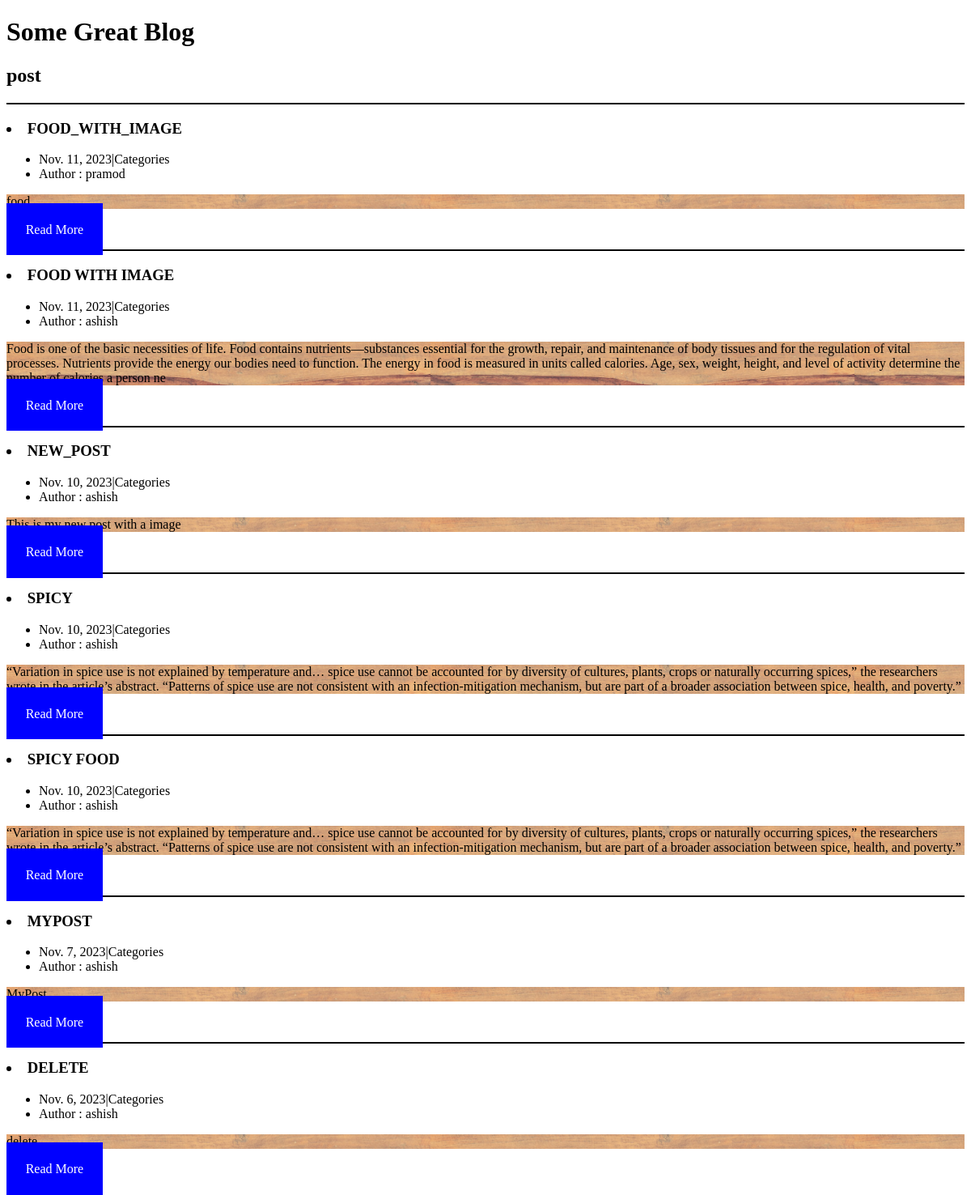
Screenshot of /category/post with the database file from the repository.
### blog/models.py (models this page shows, shortened)
class Category(models.Model):
    name = models.CharField(max_length=30)

class Post(models.Model):
    title = models.CharField(max_length=250)
    body = models.TextField()
    created_on = models.DateTimeField(auto_now_add=True)
    last_modified = models.DateTimeField(auto_now=True)
    categories  = models.ManyToManyField("Category" ,related_name="posts")
    authen = models.ForeignKey(User, on_delete=models.CASCADE)
    slug=models.SlugField(null=False,unique=True)
    image = models.ImageField(upload_to='images/', null=True, blank=True)

### blog/views.py (the view)
# urls.py: path('category/<category>',views.blog_category,name="blog-category"),
def blog_category(request,category):
    posts=Post.objects.filter(categories__name__contains=category).order_by("-created_on")
    context={
        "posts":posts,
        "category":category,
    }
    return render(request,"blog/category.html",context)

### blog/templates/blog/category.html
{% extends "blog/index.html" %}
{% block page_title %}
    <h2>{{category}}</h2>
{% endblock %}

### blog/templates/blog/index.html (shortened to what this page needs)
{% extends "base1.html" %}
{% block page_content %}
    {% block post %}
    <div class="blog-card">
        <div class="meta">
                {% for post in posts %}
                <hr style="height:2px;border-width:0;color:black;background-color:black">
                <div class="blog">
                        <h3><li>{{post.title|upper}}</li></h3>
                        <ul class="details">
                            <li class="date">{{post.created_on.date}}|Categories</li>
                            <li class="author">Author : {{ post.authen.username }}</li>
                        </ul>
                    </div>
                    <div class="description">
                        <p id="body">{{post.body|slice:"400"}}</p>
                        <p class="read-more">
                            <a onclick="window.location = 'blog-details/{{ post.slug }}/{{ auth_id }}'">Read More</a>
                        </p>
                    </div>
                {% endfor %}
        </div>
    </div>
    {% endblock %}
{% endblock %}

### blog/templates/base1.html (shortened to what this page needs)
<!DOCTYPE html>
<html lang="en">
<head>
    <link rel="stylesheet" href="https://unpkg.com/simpledotcss@2.0.0/simple-v1.css">
    <link rel="stylesheet" href="#">
</head>
<body>
<h1>Some Great Blog</h1>
{% block page_title %}{% endblock page_title %}
{% block page_content %}{% endblock page_content %}
</body>
</html>

### blog/templates/base1.html (style rules this page uses)
.description #body { background-image:url("/static/images/blog9.png"); }
.description .read-more a { background-color: blue; padding: 2%; color: white; }

### rows the page displays
Category: name "post"
Post: title "FOOD_WITH_IMAGE", created_on "Nov. 11, 2023", authen.username "pramod", body "food"
Post: title "FOOD WITH IMAGE", created_on "Nov. 11, 2023", authen.username "ashish", body "Food is one of the basic necessities of life. Food contains nutrients—substances essential for the growth, repair, and maintenance of body tissues and for the regulation of vital processes. Nutrients provide the energy our bodies need to function. The energy in food is measured in units called calories. Age, sex, weight, height, and level of activity determine the number of calories a person ne"
Post: title "NEW_POST", created_on "Nov. 10, 2023", authen.username "ashish", body "This is my new post with a image"
Post: title "SPICY", created_on "Nov. 10, 2023", authen.username "ashish", body "“Variation in spice use is not explained by temperature and… spice use cannot be accounted for by diversity of cultures, plants, crops or naturally occurring spices,” the researchers wrote in the article’s abstract. “Patterns of spice use are not consistent with an infection-mitigation mechanism, but are part of a broader association between spice, health, and poverty.”"
Post: title "SPICY FOOD", created_on "Nov. 10, 2023", authen.username "ashish", body "“Variation in spice use is not explained by temperature and… spice use cannot be accounted for by diversity of cultures, plants, crops or naturally occurring spices,” the researchers wrote in the article’s abstract. “Patterns of spice use are not consistent with an infection-mitigation mechanism, but are part of a broader association between spice, health, and poverty.”"
Post: title "MYPOST", created_on "Nov. 7, 2023", authen.username "ashish", body "MyPost"
Post: title "DELETE", created_on "Nov. 6, 2023", authen.username "ashish", body "delete"
